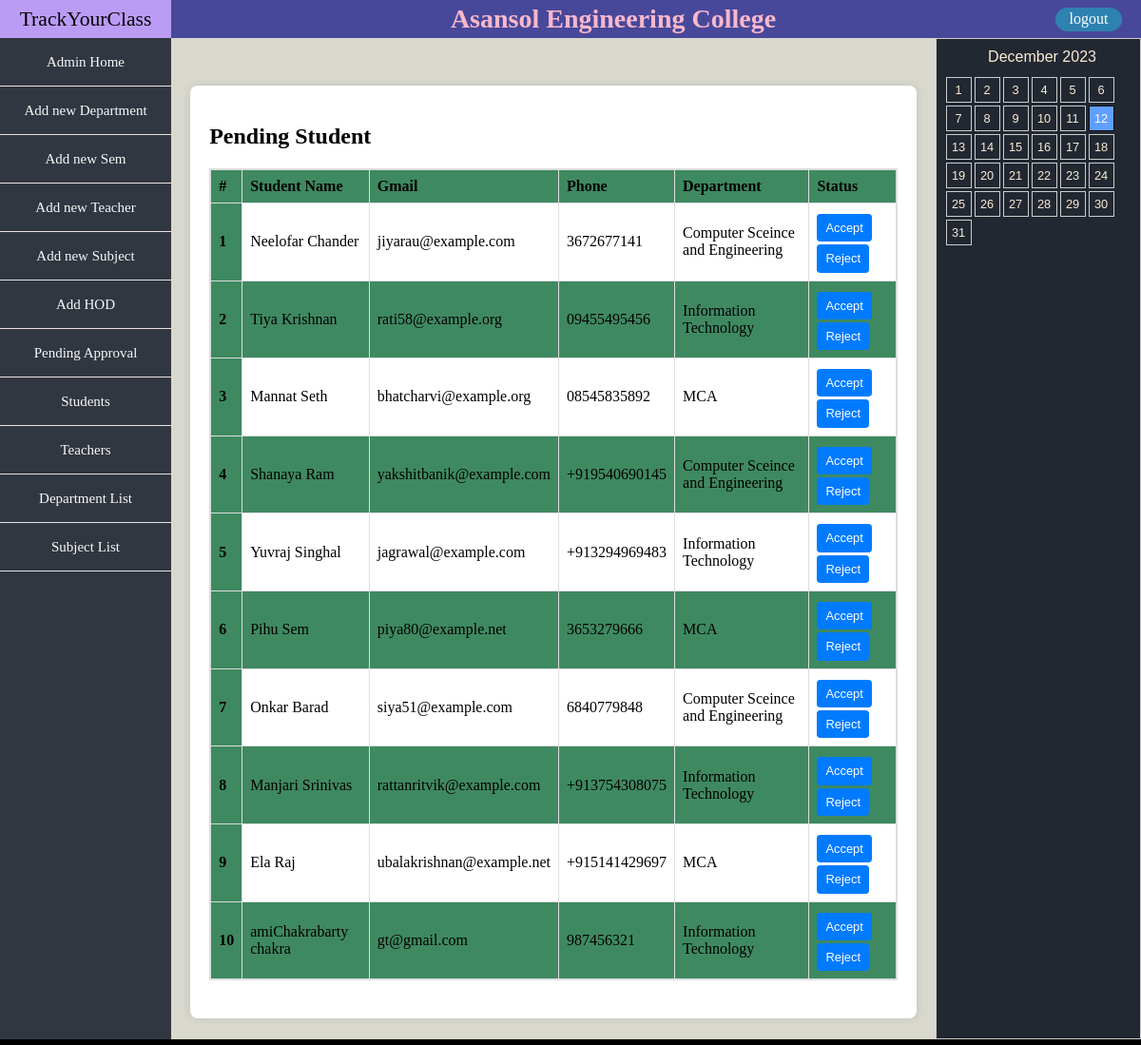
Screenshot of /pendingstudent/ (signed in) with the database file from the repository.
### module1/models.py (models this page shows, shortened)
class Student(models.Model):
    user = models.OneToOneField(User,on_delete=models.CASCADE)
    name = models.CharField(max_length=40)
    gender = models.CharField(max_length=10)
    date_of_birth = models.DateField()
    mail = models.EmailField()
    phone = models.CharField(max_length=12)
    address = models.ForeignKey(Address,on_delete=models.SET_NULL,null=True)
    parents = models.ManyToManyField(ParentDetails)
    role = models.CharField(max_length=20,default="student")
    is_active = models.BooleanField(default=False)
    photo = models.ImageField(upload_to='image/',null = True)
    department = models.ForeignKey(Department,on_delete=models.SET_NULL,null=True)
    semester = models.ForeignKey(Semester,on_delete=models.SET_NULL,null=True)

class Department(models.Model):
    department = models.CharField(max_length=100)
    department_code = models.CharField(max_length=30)
    course_duration = models.PositiveIntegerField()

### module1/views.py (the view)
# urls.py: path('pendingstudent/',PendingStudent),
@login_required
def PendingStudent(request):
    student = Student.objects.filter(is_active=False)
    length = len(student)
    return render(request, "PendingStudent.html", {"context": student,'length':length})

### module1/templates/PendingStudent.html
{% extends "mainadmin.html" %}
{% block start%}
  {% if length == 0 %}
    <center><h2> No pending Student</h2></center>
  {% else %}
  <div class="container-21" id="content1" >
    <h2>Pending Student</h2>
    <table >
        <thead>
            <tr>
                <th scope="col">#</th>
                <th scope="col">Student Name</th>
                <th scope="col">Gmail</th>
                <th scope="col">Phone</th>
                <th scope="col">Department</th>
                <th scope="col">Status</th>
            </tr>
        </thead>
        <tbody>
            {% for i in context %}
            <tr>
                <th scope="row">{{forloop.counter}}</th>
                <td>{{i.name}}</td>
                <td>{{i.mail}}</td>
                <td>{{i.phone}}</td>
                <td>{{i.department.department}}</td>
                <td>
                    <a href="/accepted/{{i.id}}/">
                        <button type="button"
                            class="btn-btn-primary">Accept</button>
                    </a>
                    <a href="/notaccepted/{{i.id}}/">
                        <button type="button"
                            class="btn-btn-primary">Reject</button>
                    </a>
                </td>
            </tr>
            {% endfor %}
        </tbody>
    </table>
  </div>
  {% endif %}
{% endblock %}

### module1/templates/MainAdmin.html (shortened to what this page needs)
{% load static %}
<!DOCTYPE html>
<html lang="en">
<head>
    <link rel="stylesheet" href="{% static 'StudentHomePage.css' %}">
</head>
<body>
    <div class="main-page">
        <div class="row-1">
            <div class="row-1-left-corner">TrackYourClass</div>
            <div class="row-1-middle-part-name">Asansol Engineering College
            </div>
            <div class="row-1-right-corner">
                <a href="/logoutpage/" style="text-decoration: none;">
                    <div class="logout-button">logout</div>
                </a>
            </div>
        </div>
        <div class="row-2">
            <div class="row-2-left-corner">
                <a href="/adminhomepage/">
                    <div class="each-row-left-row">
                        Admin Home
                    </div>
                </a>
                <a href="/addnewdepartment/">
                    <div class="each-row-left-row">
                        Add new Department
                    </div>
                </a>
                <a href="/addnewsem/">
                    <div class="each-row-left-row">
                        Add new Sem
                    </div>
                </a>
                <a href="/addnewteacher/">
                    <div class="each-row-left-row">
                        Add new Teacher
                    </div>
                </a>
                <a href="/addsubject/">
                    <div class="each-row-left-row">
                        Add new Subject
                    </div>
                </a>
                <a href="/addhod/">
                    <div class="each-row-left-row">
                        Add HOD
                    </div>
                </a>
                <a href="/pendingstudent/">
                    <div class="each-row-left-row">
                        Pending Approval
                    </div>
                </a>
                <a href="/studentlist/">
                    <div class="each-row-left-row">
                        Students
                    </div>
                </a>
                <a href="/teacherlist/">
                    <div class="each-row-left-row">
                        Teachers
                    </div>
                </a>
                <a href="/departmentlist/">
                    <div class="each-row-left-row">
                        Department List
                    </div>
                </a>
                <a href="/subjectlist/">
                    <div class="each-row-left-row">
                        Subject List
                    </div>
                </a>
            </div>
            <div class="row-2-middle-part">
                {% block start%}
                {% endblock %}
            </div>
            <div class="row-2-right-corner">
                <div class="calendar">
                </div>
            </div>
        </div>
    </div>
</body>
</html>

### module1/static/StudentHomePage.css (style rules this page uses)
body { margin: 0; background-color: rgb(0, 0, 0); }
.main-page { display: flex; flex-direction: column; width: 100%; height: auto; }
.row-1 { background-color: #48489b; height: 40px; display: flex; justify-content: space-between; }
.row-1-left-corner { width: 15%; background-color: #ba9cf5; display: flex; align-items: center; justify-content: center; text-align: center; font-size: 1.8vw; }
.row-1-middle-part-name { display: flex; align-items: center; justify-content: center; text-align: center; color: rgb(249, 184, 203); font-size: 28px; font-weight: 700; }
.row-1-right-corner { display: flex; align-items: center; justify-content: center; }
.logout-button { display: flex; align-items: center; justify-content: center; text-align: center; height: 25px; width: 70px; margin-right: 20px; background-color: rgb(46, 130, 176); border-radius: 14px; color: white; }
.row-2 { display: flex; height: 92vh; }
.row-2-left-corner { position: relative; width: 15%; background-color: #313740; font-size: 12px; display: flex; flex-direction: column; color: wheat; overflow: scroll; }
.row-2-left-corner a { text-decoration: none; color: rgb(248, 248, 248); display: flex; align-items: center; justify-content: center; }
.each-row-left-row { display: flex; border-bottom: 1px solid rgb(235, 225, 225); flex-direction: column; align-items: center; justify-content: center; font-size: 15px; cursor: pointer; height: 50px; width: 100%; }
.row-2-middle-part { width: 67%; background-color: rgb(217, 216, 206); overflow: scroll; }
.teacher-list table,.container-21 table { width: 100%; border: 2px solid #ddd; border-collapse: collapse; margin: 20px 0; }
.teacher-list th, .teacher-list td, .container-21 th, .container-21 td { border: 1px solid #ddd; padding: 8px; text-align: left; }
.teacher-list th,.container-21 th { background-color: rgb(63, 137, 97); }
.container-21 tr:nth-child(even) { background-color: rgb(63, 137, 97); }
.row-2-right-corner { width:18%; background-color: rgb(237, 237, 232); font-family: Arial, sans-serif; display: flex; margin: 0; overflow: scroll; }
.calendar { box-sizing: border-box; padding-left: 8px; width:100%; border: 1px solid #ccc; margin: 0px; height: auto; color: antiquewhite; background-color: #222831; }
.container-21 { width: 90%; margin: 50px auto; background-color: #fff; padding: 20px; border-radius: 8px; box-shadow: 0 0 10px rgba(0, 0, 0, 0.1); }
.btn-btn-primary { display: inline-block; font-weight: 400; text-align: center; white-space: nowrap; vertical-align: middle; user-select: none; border: 1px solid transparent; padding: 0.25rem 0.5rem; font-size: 0.805rem; line-height: 1.5; border-radius: 0.2rem; color: #fff; background-color: #007bff; border-color: #007bff; margin-top: 3px; transition: color 0.15s ease-in-out, background-color 0.15s ease-in-out, border-color 0.15s ease-in-out, box-shadow 0.15s ease-in-out; }

### rows the page displays
Student: name "Neelofar Chander", mail "jiyarau@example.com", phone "3672677141", department.department "Computer Sceince and Engineering"
Student: name "Tiya Krishnan", mail "rati58@example.org", phone "09455495456", department.department "Information Technology"
Student: name "Mannat Seth", mail "bhatcharvi@example.org", phone "08545835892", department.department "MCA"
Student: name "Shanaya Ram", mail "yakshitbanik@example.com", phone "+919540690145", department.department "Computer Sceince and Engineering"
Student: name "Yuvraj Singhal", mail "jagrawal@example.com", phone "+913294969483", department.department "Information Technology"
Student: name "Pihu Sem", mail "piya80@example.net", phone "3653279666", department.department "MCA"
Student: name "Onkar Barad", mail "siya51@example.com", phone "6840779848", department.department "Computer Sceince and Engineering"
Student: name "Manjari Srinivas", mail "rattanritvik@example.com", phone "+913754308075", department.department "Information Technology"
Student: name "Ela Raj", mail "ubalakrishnan@example.net", phone "+915141429697", department.department "MCA"
Student: name "amiChakrabarty chakra", mail "gt@gmail.com", phone "987456321", department.department "Information Technology"
